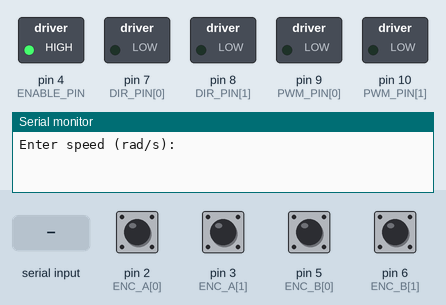
A sketch run on a simulated Arduino Uno, built with avr-gcc and run on an emulated ATmega328P. Shown: switched loads named in the sketch (green lamp = pin HIGH), the last lines printed to the serial monitor. Inputs (shaded band) come from the test bench; at power-on: pin 2 (ENC_A[0]), pin 3 (ENC_A[1]), pin 5 (ENC_B[0]), pin 6 (ENC_B[1]) HIGH.

Above: at 2.2 s.
2.3 s: "1\n" received over Serial
At 4.3 s:
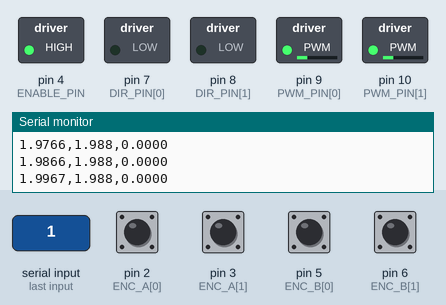
5.3 s: pin 2 (ENC_A[0]) pulled LOW for 1 s
7.8 s: "2\n" received over Serial
At 9.7 s:
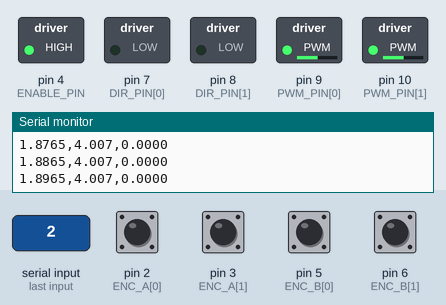
10.8 s: pin 3 (ENC_A[1]) pulled LOW for 0.15 s
At 11.7 s:
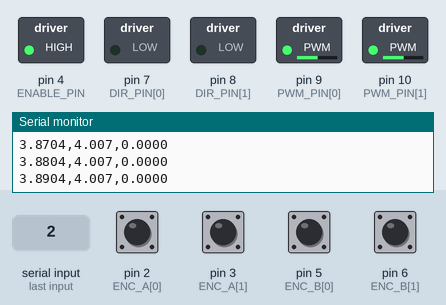
12.4 s: pin 2 (ENC_A[0]) pulled LOW for 0.15 s
Timing chart, 0 to 15.0 s (numbered marks = the images above; inputs shaded):
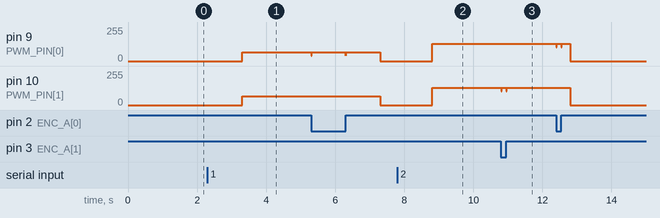

Measured:
- after the input at 2.3 s, pin 9 (PWM_PIN[0]), pin 10 (PWM_PIN[1]): 0/255 → 65/255 after 1.0 s
- after the input at 7.8 s, pin 9 (PWM_PIN[0]), pin 10 (PWM_PIN[1]): 0/255 → 131/255 after 1.0 s
- after the input at 10.8 s, pin 10 (PWM_PIN[1]): alternates 131/255 for 0.14 s and 105/255 for 0.01 s, 4 changes in all, then stays 131/255, starting at once

The sketch:

Assignment2Part2a.ino.ino
```cpp
#include <Arduino.h>
#include <math.h>
#include <stdlib.h>

const uint8_t ENABLE_PIN = 4;
const uint8_t DIR_PIN[2] = {7, 8};
const uint8_t PWM_PIN[2] = {9, 10};
const uint8_t ENC_A[2] = {2, 3};
const uint8_t ENC_B[2] = {5, 6};

const float BATTERY_VOLTAGE = 7.8f;
const float KP[2] = {2.0f, 2.0f};

// Both edges of channel A: 32 counts/shaft turn × 50:1 gearbox.
const float COUNTS_PER_REV = 1600.0f;

const uint8_t REPORT_MOTOR = 0;
const uint32_t SAMPLE_US = 10000UL;
const float STEP_TIME = 1.0f;
const float RUN_TIME = 5.0f;

volatile long encoderCount[2] = {0, 0};
long previousCount[2] = {0, 0};

uint32_t startUs = 0;
uint32_t previousUs = 0;

float requestedSpeed = 0.0f;
bool running = false;

char inputBuffer[32];
uint8_t inputLength = 0;
bool inputOverflow = false;

void encoder1ISR() {
  encoderCount[0] += digitalRead(2) == digitalRead(5) ? 1 : -1;
}

void encoder2ISR() {
  encoderCount[1] += digitalRead(3) == digitalRead(6) ? 1 : -1;
}

uint32_t readEncoders(long count[2]) {
  noInterrupts();
  uint32_t now = micros();
  count[0] = encoderCount[0];
  count[1] = encoderCount[1];
  interrupts();
  return now;
}

void stopMotors() {
  analogWrite(PWM_PIN[0], 0);
  analogWrite(PWM_PIN[1], 0);
}

void promptSpeed() {
  Serial.println(F("Enter speed (rad/s):"));
}

void startRun(float speed) {
  stopMotors();
  requestedSpeed = speed;

  startUs = previousUs = readEncoders(previousCount);
  running = true;

  Serial.println(F("0.0000,0.000,0.0000"));
}

void readSpeedInput() {
  while (Serial.available() > 0) {
    char c = Serial.read();

    // Enter the next speed only after the prompt returns.
    if (running || c == '\r') continue;

    if (c == '\n') {
      inputBuffer[inputLength] = '\0';

      char *end;
      float speed = strtod(inputBuffer, &end);
      bool converted = end != inputBuffer;

      while (*end == ' ' || *end == '\t') ++end;

      bool valid = !inputOverflow && converted
                   && *end == '\0' && isfinite(speed);

      inputLength = 0;
      inputOverflow = false;

      if (valid) startRun(speed);
      else promptSpeed();
    } else if (inputLength < sizeof(inputBuffer) - 1) {
      inputBuffer[inputLength++] = c;
    } else {
      inputOverflow = true;
    }
  }
}

void setup() {
  pinMode(ENABLE_PIN, OUTPUT);
  digitalWrite(ENABLE_PIN, LOW);

  for (uint8_t i = 0; i < 2; ++i) {
    pinMode(DIR_PIN[i], OUTPUT);
    pinMode(PWM_PIN[i], OUTPUT);
    pinMode(ENC_A[i], INPUT_PULLUP);
    pinMode(ENC_B[i], INPUT_PULLUP);
    digitalWrite(DIR_PIN[i], LOW);
  }

  stopMotors();

  attachInterrupt(digitalPinToInterrupt(2), encoder1ISR, CHANGE);
  attachInterrupt(digitalPinToInterrupt(3), encoder2ISR, CHANGE);

  Serial.begin(115200);

  digitalWrite(ENABLE_PIN, HIGH);
  delay(1000);

  promptSpeed();
}

void loop() {
  readSpeedInput();
  if (!running) return;

  if ((uint32_t)(micros() - previousUs) < SAMPLE_US) return;

  long count[2];
  uint32_t now = readEncoders(count);

  float dt = (uint32_t)(now - previousUs) * 1.0e-6f;
  float time = (uint32_t)(now - startUs) * 1.0e-6f;

  if (time >= RUN_TIME) {
    stopMotors();
    running = false;
    promptSpeed();
    return;
  }

  float desiredMagnitude = fabsf(requestedSpeed);
  float directionSign = requestedSpeed < 0.0f ? -1.0f : 1.0f;
  uint8_t direction = requestedSpeed < 0.0f ? HIGH : LOW;

  float measuredSpeed[2];
  float voltage[2];

  for (uint8_t i = 0; i < 2; ++i) {
    measuredSpeed[i] =
      fabsf(6.28318530718f * (count[i] - previousCount[i])
            / (COUNTS_PER_REV * dt));

    float command = 0.0f;

    if (time >= STEP_TIME && desiredMagnitude > 0.0f) {
      // Change direction only after the initial rest interval.
      if (digitalRead(DIR_PIN[i]) != direction) {
        analogWrite(PWM_PIN[i], 0);
        digitalWrite(DIR_PIN[i], direction);
      }

      // Regulate speed magnitude independently for each motor.
      command = constrain(
        KP[i] * (desiredMagnitude - measuredSpeed[i]),
        0.0f,
        BATTERY_VOLTAGE
      );
    }

    int pwm = (int)(255.0f * command / BATTERY_VOLTAGE + 0.5f);
    analogWrite(PWM_PIN[i], pwm);

    voltage[i] = pwm == 0
                 ? 0.0f
                 : directionSign * BATTERY_VOLTAGE * pwm / 255.0f;

    previousCount[i] = count[i];
  }

  previousUs = now;

  Serial.print(time, 4);
  Serial.print(',');
  Serial.print(voltage[REPORT_MOTOR], 3);
  Serial.print(',');
  Serial.println(measuredSpeed[REPORT_MOTOR], 4);
}
```
